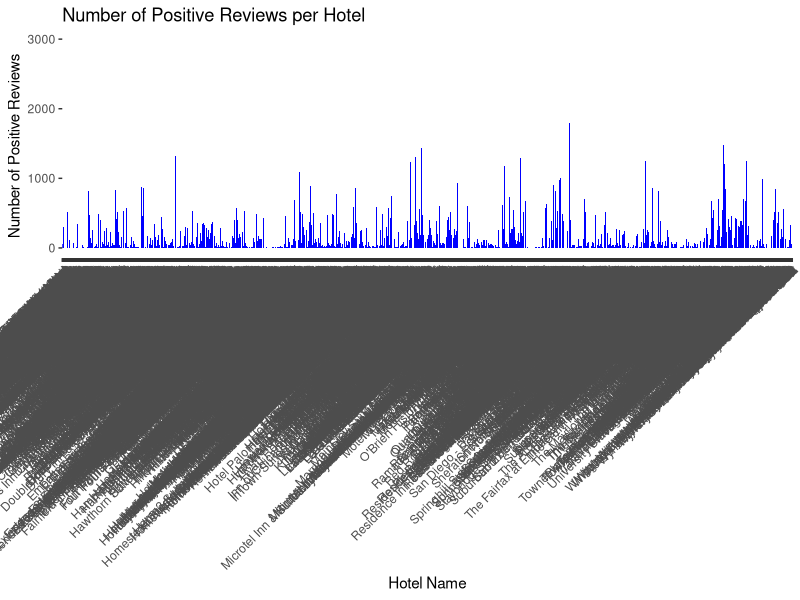
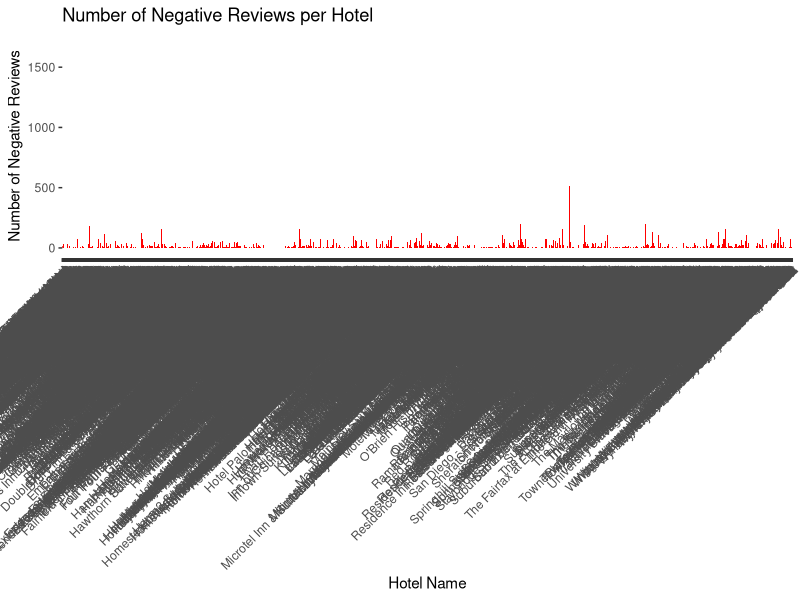

The R source for these figures, in order:
# Load necessary libraries
library(ggplot2)
library(readr)

# Read the CSV file
data <- read_csv("reviews_counts.csv")

# Create bar chart for positive reviews
ggplot(data, aes(x = name, y = Positive_Reviews)) +
  geom_bar(stat = "identity", fill = "blue") +
  labs(title = "Number of Positive Reviews per Hotel", x = "Hotel Name", y = "Number of Positive Reviews") +
  theme(axis.text.x = element_text(angle = 45, hjust = 1))

# Create bar chart for negative reviews
ggplot(data, aes(x = name, y = Negative_Reviews)) +
  geom_bar(stat = "identity", fill = "red") +
  labs(title = "Number of Negative Reviews per Hotel", x = "Hotel Name", y = "Number of Negative Reviews") +
  theme(axis.text.x = element_text(angle = 45, hjust = 1))
